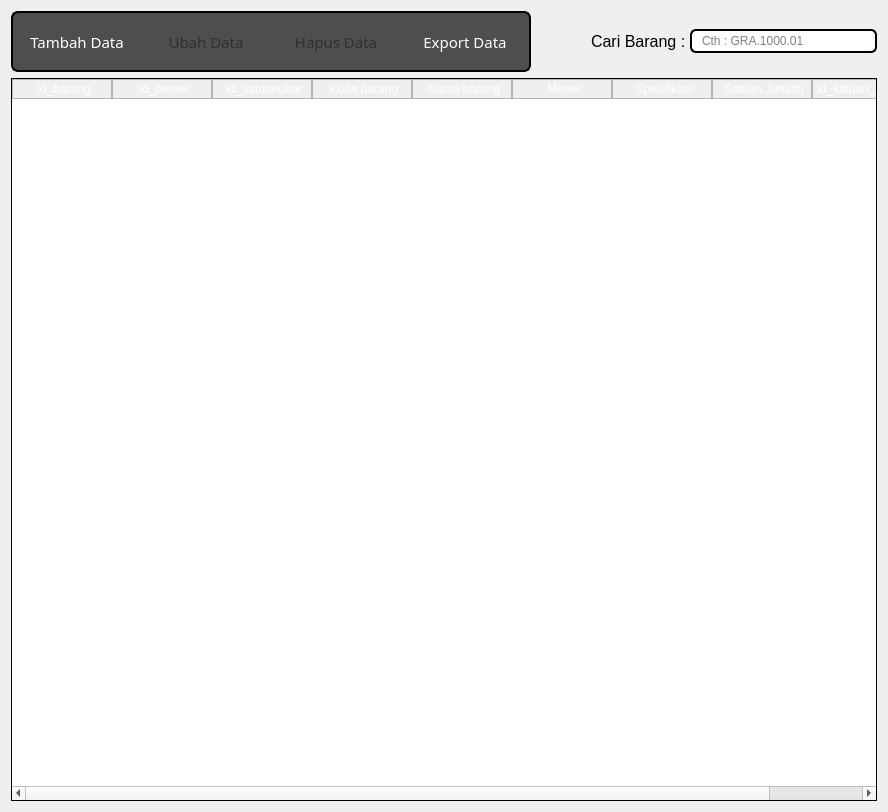
<?xml version="1.0" encoding="UTF-8"?>
<ui version="4.0">
 <class>Form</class>
 <widget class="QWidget" name="Form">
  <property name="geometry">
   <rect>
    <x>0</x>
    <y>0</y>
    <width>888</width>
    <height>812</height>
   </rect>
  </property>
  <property name="windowTitle">
   <string>Form</string>
  </property>
  <layout class="QVBoxLayout" name="verticalLayout">
   <item>
    <layout class="QHBoxLayout" name="horizontalLayout">
     <property name="spacing">
      <number>0</number>
     </property>
     <item>
      <widget class="QPushButton" name="addButton">
       <property name="enabled">
        <bool>true</bool>
       </property>
       <property name="sizePolicy">
        <sizepolicy hsizetype="Expanding" vsizetype="Expanding">
         <horstretch>0</horstretch>
         <verstretch>0</verstretch>
        </sizepolicy>
       </property>
       <property name="maximumSize">
        <size>
         <width>130</width>
         <height>61</height>
        </size>
       </property>
       <property name="font">
        <font>
         <family>Sans Serif Collection</family>
         <pointsize>11</pointsize>
        </font>
       </property>
       <property name="styleSheet">
        <string notr="true">QPushButton {color:white; background-color:#4E4E4E;border:2px solid black;border-right:0px;
border-top-left-radius: 7px;
border-bottom-left-radius: 7px;
padding: 0 8px;}




QPushButton:hover:!pressed {
 background-color:#262626;
border-style:inset
}

QPushButton:hover {
 background-color:#171717
}


</string>
       </property>
       <property name="text">
        <string>Tambah Data</string>
       </property>
      </widget>
     </item>
     <item>
      <widget class="QPushButton" name="editButton">
       <property name="enabled">
        <bool>false</bool>
       </property>
       <property name="sizePolicy">
        <sizepolicy hsizetype="Expanding" vsizetype="Expanding">
         <horstretch>0</horstretch>
         <verstretch>51</verstretch>
        </sizepolicy>
       </property>
       <property name="maximumSize">
        <size>
         <width>130</width>
         <height>61</height>
        </size>
       </property>
       <property name="font">
        <font>
         <family>Sans Serif Collection</family>
         <pointsize>11</pointsize>
        </font>
       </property>
       <property name="styleSheet">
        <string notr="true">QPushButton:disabled {
    color: rgba(0,0, 0, 100)
}

QPushButton {color:white; background-color:#4E4E4E;border:2px solid black;border-right:0px;border-left:0px;
padding: 0 8px;
}

QPushButton:hover:!pressed {
 background-color: #262626;
border-style:inset
}

QPushButton:hover {
 background-color:#171717
}





QPushButton:hover {
  background-color:rgb(61, 61, 61)
}

</string>
       </property>
       <property name="text">
        <string>Ubah Data</string>
       </property>
      </widget>
     </item>
     <item>
      <widget class="QPushButton" name="deleteButton">
       <property name="enabled">
        <bool>false</bool>
       </property>
       <property name="sizePolicy">
        <sizepolicy hsizetype="Expanding" vsizetype="Expanding">
         <horstretch>0</horstretch>
         <verstretch>0</verstretch>
        </sizepolicy>
       </property>
       <property name="maximumSize">
        <size>
         <width>130</width>
         <height>61</height>
        </size>
       </property>
       <property name="font">
        <font>
         <family>Sans Serif Collection</family>
         <pointsize>11</pointsize>
        </font>
       </property>
       <property name="styleSheet">
        <string notr="true">QPushButton:disabled {
    color: rgba(0,0, 0, 100)
}

QPushButton {color:white; background-color:#4E4E4E;border:2px solid black;border-right:0px;border-left:0px;
padding: 0 8px;
}

QPushButton:hover:!pressed {
 background-color: #262626;
border-style:inset
}

QPushButton:hover {
 background-color:#171717
}





QPushButton:hover {
  background-color:rgb(61, 61, 61)
}

</string>
       </property>
       <property name="text">
        <string>Hapus Data</string>
       </property>
      </widget>
     </item>
     <item>
      <widget class="QPushButton" name="exportButton">
       <property name="sizePolicy">
        <sizepolicy hsizetype="Expanding" vsizetype="Expanding">
         <horstretch>0</horstretch>
         <verstretch>0</verstretch>
        </sizepolicy>
       </property>
       <property name="maximumSize">
        <size>
         <width>130</width>
         <height>61</height>
        </size>
       </property>
       <property name="font">
        <font>
         <family>Sans Serif Collection</family>
         <pointsize>11</pointsize>
        </font>
       </property>
       <property name="styleSheet">
        <string notr="true">QPushButton:disabled {
    color: rgba(0,0, 0, 100)
}

QPushButton {color:white; background-color:#4E4E4E;border:2px solid black;border-left:0px;border-top-right-radius: 7px;
border-bottom-right-radius: 7px;
padding: 0 8px;
}

QPushButton:hover:!pressed {
 background-color: #262626;
border-style:inset
}

QPushButton:hover {
 background-color:#171717
}
</string>
       </property>
       <property name="text">
        <string>Export Data</string>
       </property>
      </widget>
     </item>
     <item>
      <spacer name="horizontalSpacer_2">
       <property name="orientation">
        <enum>Qt::Horizontal</enum>
       </property>
       <property name="sizeType">
        <enum>QSizePolicy::Minimum</enum>
       </property>
       <property name="sizeHint" stdset="0">
        <size>
         <width>60</width>
         <height>20</height>
        </size>
       </property>
      </spacer>
     </item>
     <item>
      <widget class="QLabel" name="label">
       <property name="styleSheet">
        <string notr="true">color:black;</string>
       </property>
       <property name="text">
        <string>&lt;html&gt;&lt;head/&gt;&lt;body&gt;&lt;p&gt;&lt;span style=&quot; font-size:12pt;&quot;&gt;Cari Barang : &lt;/span&gt;&lt;/p&gt;&lt;/body&gt;&lt;/html&gt;</string>
       </property>
      </widget>
     </item>
     <item>
      <widget class="QLineEdit" name="searchField">
       <property name="sizePolicy">
        <sizepolicy hsizetype="Expanding" vsizetype="Minimum">
         <horstretch>0</horstretch>
         <verstretch>0</verstretch>
        </sizepolicy>
       </property>
       <property name="styleSheet">
        <string notr="true">border: 2px solid black;
border-radius: 6px;
padding: 0 8px;
min-height: 20px ;
max-height:20px;
selection-background-color: gray;
color:black
</string>
       </property>
       <property name="placeholderText">
        <string>Cth : GRA.1000.01</string>
       </property>
      </widget>
     </item>
    </layout>
   </item>
   <item>
    <widget class="QTableWidget" name="katalogTable">
     <property name="sizePolicy">
      <sizepolicy hsizetype="Preferred" vsizetype="Expanding">
       <horstretch>0</horstretch>
       <verstretch>0</verstretch>
      </sizepolicy>
     </property>
     <property name="styleSheet">
      <string notr="true">QTableWidget{

border: 1px solid black ;

border-color:black;


}


QHeaderView::section {
    background-color: qlineargradient(x1:0, y1:0, x2:0, y2:1,
                                      stop:0 #616161, stop: 0.5 #000000,
                                      stop: 0.6 #000000, stop:1 #656565);
    color: white;
    padding-left: 4px;
    border: 1px solid #B5B5B5;

}


QTableWidget QTableCornerButton::section {
  background-color: qlineargradient(x1:0, y1:0, x2:0, y2:1,
                                      stop:0 #616161, stop: 0.5 #000000,
                                      stop: 0.6 #000000, stop:1 #656565); }


</string>
     </property>
     <property name="sizeAdjustPolicy">
      <enum>QAbstractScrollArea::AdjustToContents</enum>
     </property>
     <property name="editTriggers">
      <set>QAbstractItemView::NoEditTriggers</set>
     </property>
     <property name="dragDropOverwriteMode">
      <bool>false</bool>
     </property>
     <property name="selectionMode">
      <enum>QAbstractItemView::SingleSelection</enum>
     </property>
     <property name="selectionBehavior">
      <enum>QAbstractItemView::SelectRows</enum>
     </property>
     <property name="verticalScrollMode">
      <enum>QAbstractItemView::ScrollPerItem</enum>
     </property>
     <property name="showGrid">
      <bool>true</bool>
     </property>
     <property name="sortingEnabled">
      <bool>false</bool>
     </property>
     <attribute name="horizontalHeaderVisible">
      <bool>true</bool>
     </attribute>
     <attribute name="horizontalHeaderDefaultSectionSize">
      <number>100</number>
     </attribute>
     <attribute name="horizontalHeaderStretchLastSection">
      <bool>true</bool>
     </attribute>
     <column>
      <property name="text">
       <string>id_barang</string>
      </property>
     </column>
     <column>
      <property name="text">
       <string>id_merek</string>
      </property>
     </column>
     <column>
      <property name="text">
       <string>id_satuanukur</string>
      </property>
     </column>
     <column>
      <property name="text">
       <string>Kode barang</string>
      </property>
     </column>
     <column>
      <property name="text">
       <string>Nama barang</string>
      </property>
     </column>
     <column>
      <property name="text">
       <string>Merek</string>
      </property>
     </column>
     <column>
      <property name="text">
       <string>Spesifikasi</string>
      </property>
     </column>
     <column>
      <property name="text">
       <string>Satuan Jumlah</string>
      </property>
     </column>
     <column>
      <property name="text">
       <string>id_satuan_jumlah</string>
      </property>
     </column>
    </widget>
   </item>
  </layout>
 </widget>
 <resources/>
 <connections/>
</ui>
